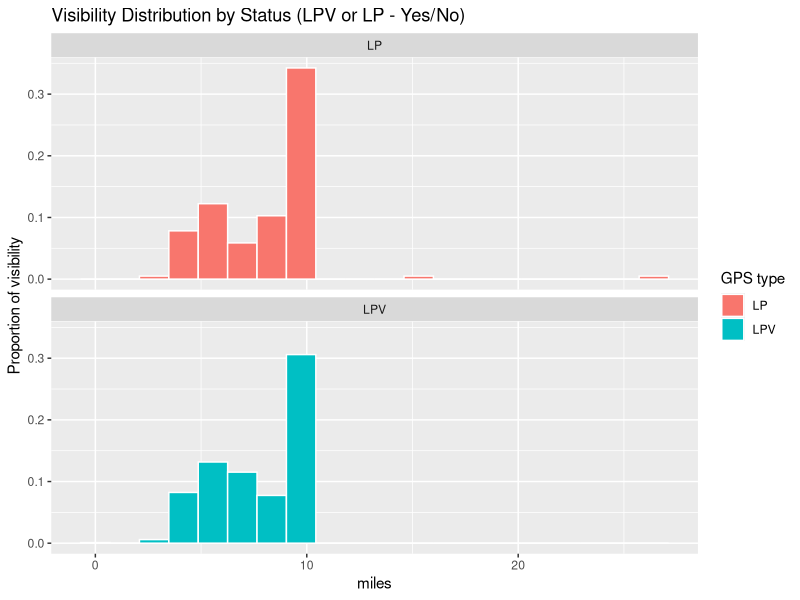
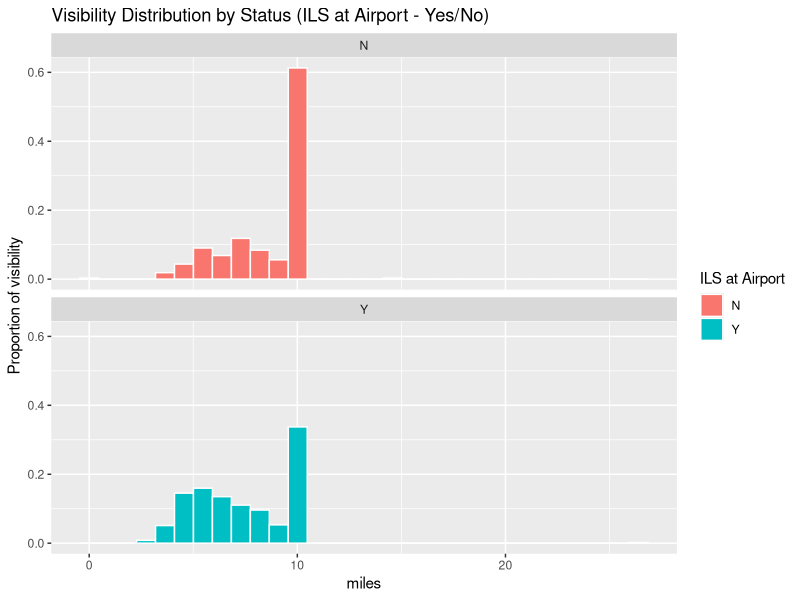
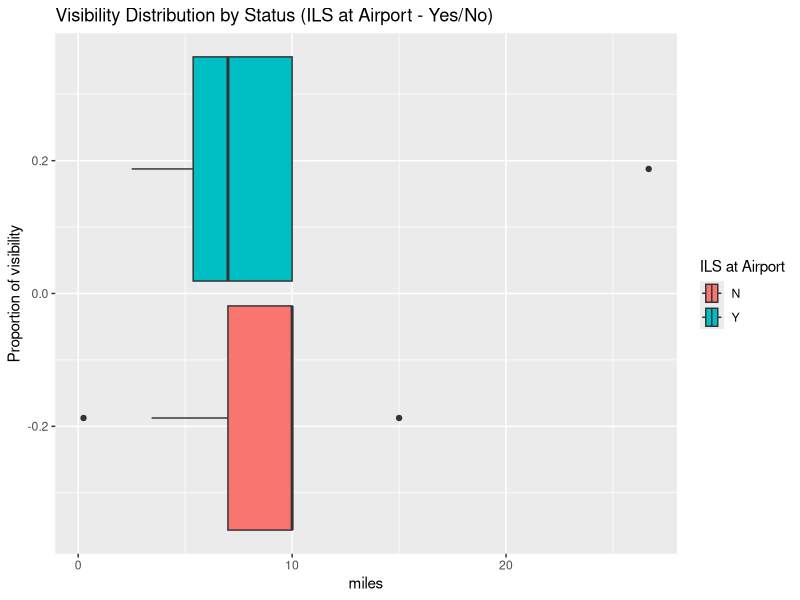
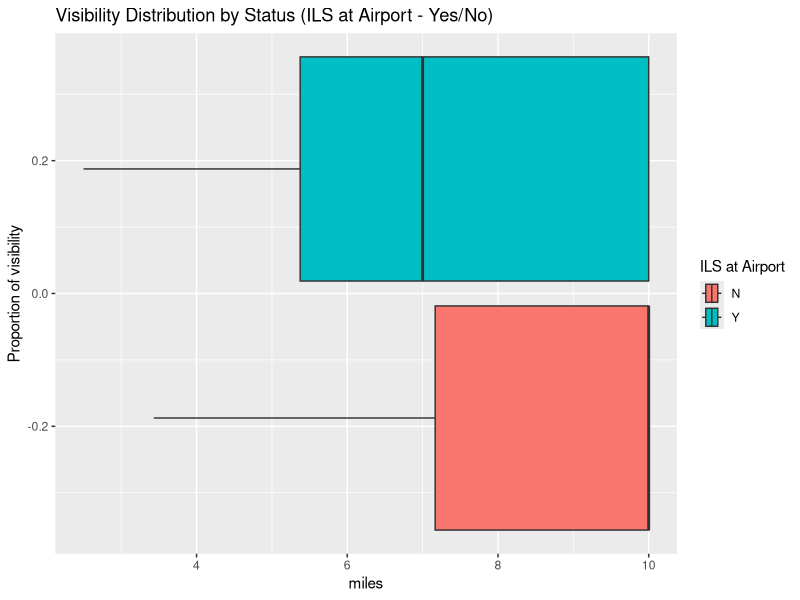
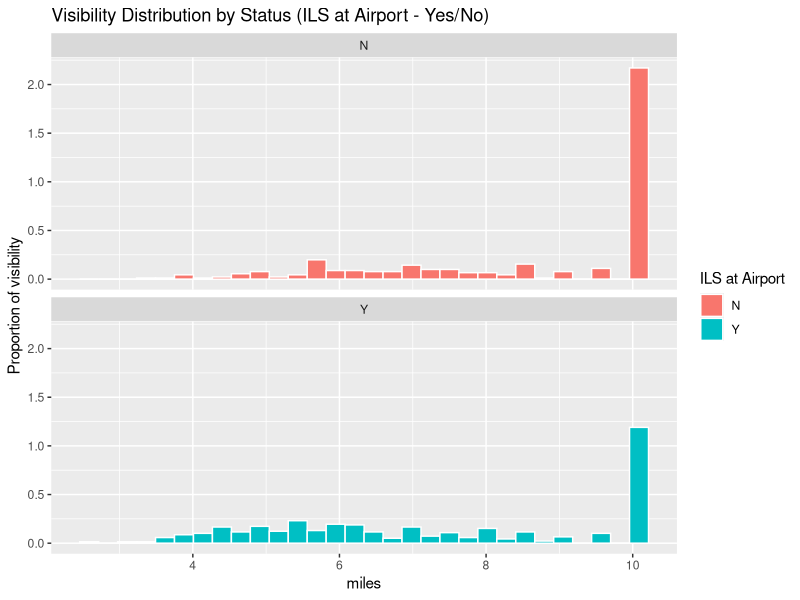
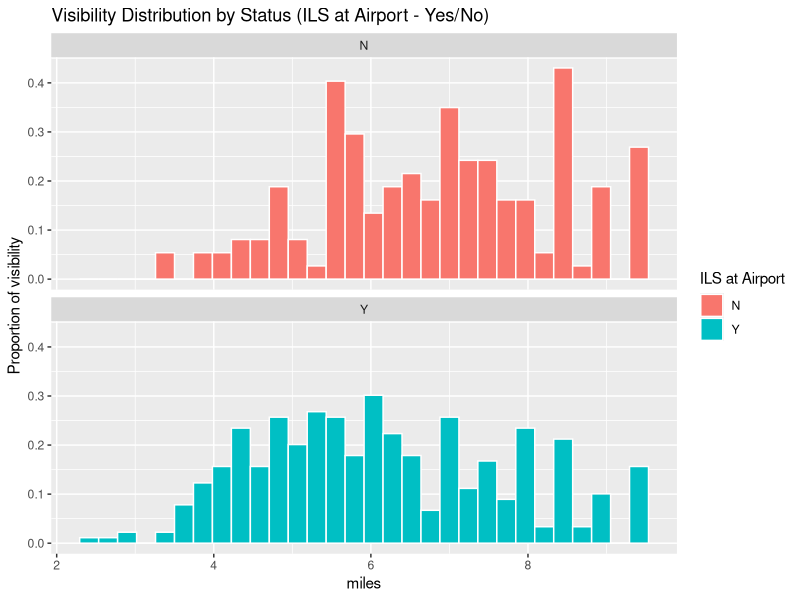
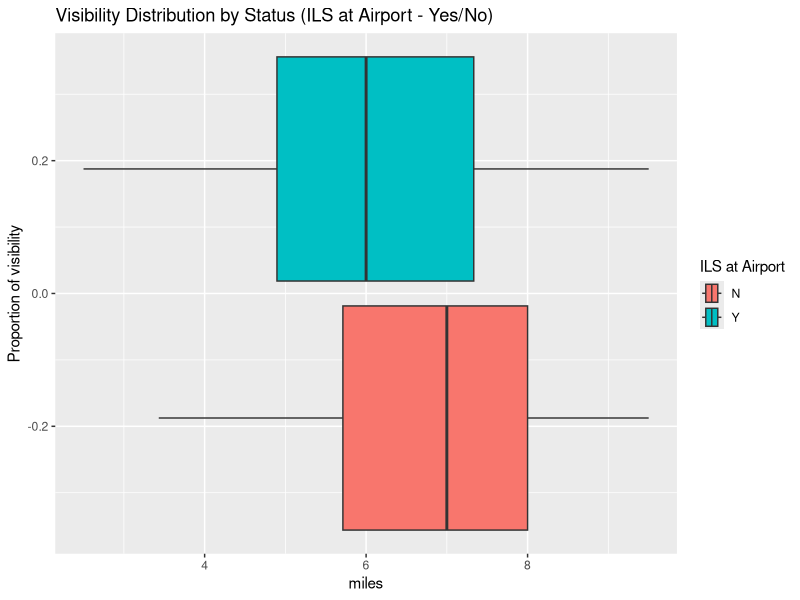
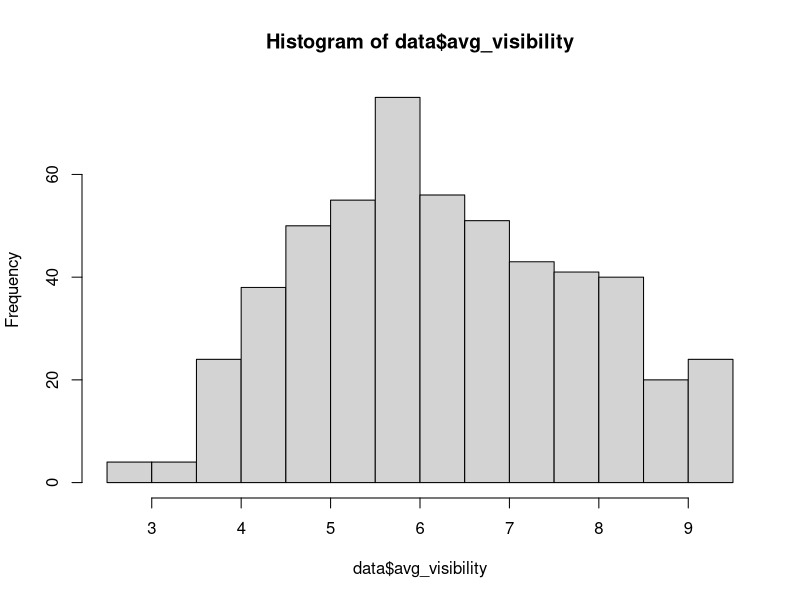

Write the R code that produced these figures, in order.
library(tidyverse)
library(ggplot2)

setwd("~/OneDrive - George Mason University/GMU/Spring 2021/DAEN_690/FW/Datasets/NEW")

data <- read.csv('FW_airport_analysis.csv')
str(data)

# convert to factor
data$LPV.or.LP = factor(data$LPV.or.LP)
data$DA.OR.MDA = factor(data$DA.OR.MDA)
data$ILS...Arpt..Y.N. = factor(data$ILS...Arpt..Y.N.)
data$ILS.to.Rwy..Y.N. = factor(data$ILS.to.Rwy..Y.N.)

# LPV or LP
data %>% group_by(LPV.or.LP) %>%
        summarise(count = n(),
                  avg_visibility = mean(avg_visibility),
                  max_visibility = max(max_visibility),
                  min_visibility = min(min_visibility),
                  median_visibility = median(median_visibility))

ggplot(data = data, aes(x = avg_visibility, fill = LPV.or.LP)) + 
  geom_histogram(aes(y = ..density..), color = "white", bins = 20) +
  facet_wrap(~ LPV.or.LP, nrow = 2) +
  labs(title = "Visibility Distribution by Status (LPV or LP - Yes/No)",
       x = "miles", y = "Proportion of visibility") + scale_fill_discrete(name = "GPS type")

wilcox.test(avg_visibility ~ LPV.or.LP, data)

# ILS at Airport
data %>% group_by(ILS...Arpt..Y.N.) %>%
  summarise(count = n(),
            avg_visibility = mean(avg_visibility),
            max_visibility = max(max_visibility),
            min_visibility = min(min_visibility),
            median_visibility = median(median_visibility))

# histogram
ggplot(data = data, aes(x = avg_visibility, fill = ILS...Arpt..Y.N.)) + 
  geom_histogram(aes(y = ..density..), color = "white", bins = 30) +
  facet_wrap(~ ILS...Arpt..Y.N., nrow = 2) +
  labs(title = "Visibility Distribution by Status (ILS at Airport - Yes/No)",
       x = "miles", y = "Proportion of visibility") + scale_fill_discrete(name = "ILS at Airport")

# boxplot
ggplot(data = data, aes(x = avg_visibility, fill = ILS...Arpt..Y.N.)) + 
  geom_boxplot() + 
  labs(title = "Visibility Distribution by Status (ILS at Airport - Yes/No)",
       x = "miles", y = "Proportion of visibility") + scale_fill_discrete(name = "ILS at Airport")

outliers = boxplot(avg_visibility ~ ILS...Arpt..Y.N., plot=F, data = data)$out
outliers

# hypothesis testing
wilcox.test(avg_visibility ~ ILS...Arpt..Y.N., data)

# lofistic regression
model1 = glm(data = data, ILS...Arpt..Y.N. ~ avg_visibility, family = binomial)
summary(model1)

# predict
newdata = data.frame(avg_visibility = c(10,5,1))
predict(model1, newdata=newdata, type='response')

# add to df prediction 
data$model1_prob = predict(model1, newdata=data.frame(avg_visibility = data$avg_visibility), type='response')
data$model1_pred = ifelse(data$model1_prob > .5, 'Y', 'N')
data$model1_accuracy = ifelse(data$model1_pred == data$ILS...Arpt..Y.N., 1, 0)

# accuracy
sum(data$model1_accuracy)/nrow(data)



## futures engineering
data = data[-which(data$avg_visibility %in% outliers),]

# boxplot
ggplot(data = data, aes(x = avg_visibility, fill = ILS...Arpt..Y.N.)) + 
  geom_boxplot() + 
  labs(title = "Visibility Distribution by Status (ILS at Airport - Yes/No)",
       x = "miles", y = "Proportion of visibility") + scale_fill_discrete(name = "ILS at Airport")

# histogram
ggplot(data = data, aes(x = avg_visibility, fill = ILS...Arpt..Y.N.)) + 
  geom_histogram(aes(y = ..density..), color = "white", bins = 30) +
  facet_wrap(~ ILS...Arpt..Y.N., nrow = 2) +
  labs(title = "Visibility Distribution by Status (ILS at Airport - Yes/No)",
       x = "miles", y = "Proportion of visibility") + scale_fill_discrete(name = "ILS at Airport")

data = data %>% filter(avg_visibility < 10) 

# histogram
ggplot(data = data, aes(x = avg_visibility, fill = ILS...Arpt..Y.N.)) + 
  geom_histogram(aes(y = ..density..), color = "white", bins = 30) +
  facet_wrap(~ ILS...Arpt..Y.N., nrow = 2) +
  labs(title = "Visibility Distribution by Status (ILS at Airport - Yes/No)",
       x = "miles", y = "Proportion of visibility") + scale_fill_discrete(name = "ILS at Airport")

# boxplot
ggplot(data = data, aes(x = avg_visibility, fill = ILS...Arpt..Y.N.)) + 
  geom_boxplot() + 
  labs(title = "Visibility Distribution by Status (ILS at Airport - Yes/No)",
       x = "miles", y = "Proportion of visibility") + scale_fill_discrete(name = "ILS at Airport")

hist(data$avg_visibility)
shapiro.test(data$avg_visibility)

t.test(avg_visibility ~ ILS...Arpt..Y.N., data)

# lofistic regression
model1 = glm(data = data, ILS...Arpt..Y.N. ~ avg_visibility, family = binomial)
summary(model1)

# predict
newdata = data.frame(avg_visibility = c(10,5,1))
predict(model1, newdata=newdata, type='response')

# add to df prediction 
data$model1_prob = predict(model1, newdata=data.frame(avg_visibility = data$avg_visibility), type='response')
data$model1_pred = ifelse(data$model1_prob > .5, 'Y', 'N')
data$model1_accuracy = ifelse(data$model1_pred == data$ILS...Arpt..Y.N., 1, 0)

# accuracy
sum(data$model1_accuracy)/nrow(data)




## ILS to the runway
data %>% group_by(ILS.to.Rwy..Y.N.) %>%
  summarise(count = n(),
            avg_visibility = mean(avg_visibility),
            max_visibility = max(max_visibility),
            min_visibility = min(min_visibility),
            median_visibility = median(median_visibility))

ggplot(data = data, aes(x = avg_visibility, fill = ILS.to.Rwy..Y.N.)) + 
  geom_boxplot()

ggplot(data = data, aes(x = avg_visibility, fill = ILS.to.Rwy..Y.N.)) + 
  geom_histogram(aes(y = ..density..), color = "white", bins = 20) +
  facet_wrap(~ ILS.to.Rwy..Y.N., nrow = 2) +
  labs(title = "Visibility Distribution by Status (ILS to Runway - Yes/No)",
       x = "miles", y = "Proportion of visibility") + scale_fill_discrete(name = "ILS at Airport")

wilcox.test(avg_visibility ~ ILS.to.Rwy..Y.N., data)

model2 = glm(data = data, ILS.to.Rwy..Y.N. ~ avg_visibility, family = binomial)
summary(model2)
predict(model2, newdata=newdata, type='response')


